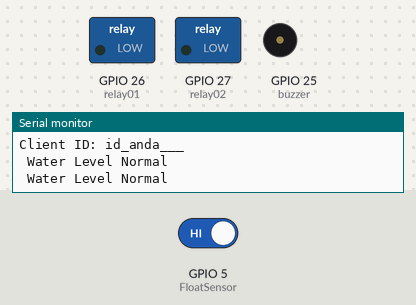
Bench run of a sketch on a simulated ESP32. Parts: switched loads named in the sketch (green lamp = pin HIGH), buzzer (waves = sounding, pin HIGH), the last lines printed to the serial monitor. The inputs (shaded band) are chosen by the test bench; at power-on: GPIO 5 (FloatSensor) HIGH. WiFi joins after 1.5 s; servers stay silent unless stated; no MQTT or app messages arrive unless stated.

Above: at 3.3 s.
3.4 s: GPIO 5 (FloatSensor) driven LOW
At 4.8 s:
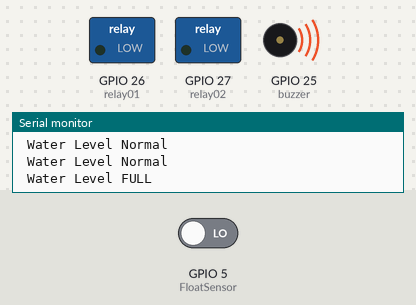
8.6 s: GPIO 5 (FloatSensor) driven HIGH
At 10.3 s:
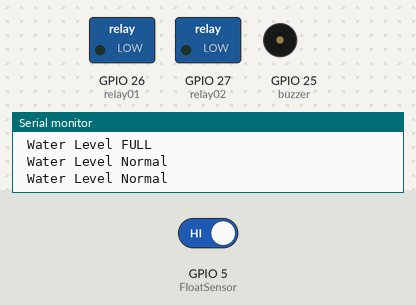
Timing chart, 0 to 11.8 s (numbered marks = the images above; inputs shaded):
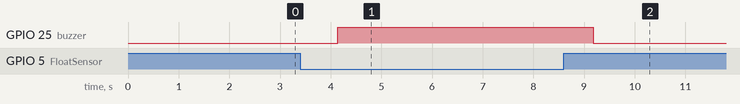

The sketch:

baby.ino
```cpp
/*------------------------------------------------------------------
  ===================  Seksyen 1 - HEADER        ===================
  ------------------------------------------------------------------*/
//-------------------------------------------------------------------
//=  A. - Library  include and define  yang diperlukan              =
//-------------------------------------------------------------------
#include <WiFi.h>
#include <MQTT.h>
//--------------------------------------------------------------------------
//-----b. - ISTIHAR Sambungan nama Pin dengan Nombor Fizikal PIN ----
//--------------------------------------------------------------------------

#define relay01     26
#define relay02     27
#define buzzer      25
#define SensorDS18  15 // pin sambungan ke DS18B20 (ONEWIRE)
#define sensorLDR   36
#define sensorTilt  4
#define SensorVolt  35
#define FloatSensor 5

// ~~~~~~~~~~~~~~~~~~~~ PENTING ~~~~~~~~~~~~~~~~~~~~~~~~
// ------ Sila edit nama atau ID ikut keperluan --------
#define Client_Id   "id_anda___"      // masukan nama ID dan mestilah unik
#define NamaBroker  "broker.emqx.io"
//#define namaSSID    "IoT"
//#define SSIDpwd     "iot@kksj2023"
#define namaSSID    "vivo Y19s"
#define SSIDpwd     "nxgudkfhtq3gvpu"

// ~~~~~~~~~~~~~~~~~~~  TAMMAT   ~~~~~~~~~~~~~~~~~~~~~~~


//-----c.  - ISTIHAR  constant dan pembolehubah------------------------------
//---Penetapan nama Pembolehubah yg diumpukkan kepada satu nilai awal  --
const char ssid[] = namaSSID;
const char pass[] = SSIDpwd;

//------ ISTIHAR Pemboleh ubah dengan jenis Data yang digunakan---
unsigned long lastMillis = 0;

//-----d. - Cipta Objek dari Librari berkaitan------------------ ----
//--------------------------------------------------------------------------

WiFiClient net;
MQTTClient client;

//##################  Seksyen 1 - TAMAT #############################
//--------------FUNCTION----------------------------

void connect() {

  int mqtt_attempts = 0;

  Serial.println("penyambungan ke WIFI... ");
  Serial.print("SSID: ");
  Serial.println(namaSSID);

  while (WiFi.status() != WL_CONNECTED) {
    Serial.print(".");
    delay(1000);
  }

  if (WiFi.status() == WL_CONNECTED) {
    Serial.println();
    Serial.println("sambungan ke WiFi berjaya!...");
    Serial.print("IP address: ");
    Serial.println(WiFi.localIP());
    Serial.print("Signal strength (RSSI): ");
    Serial.print(WiFi.RSSI());
    Serial.println(" dBm");

  } else {
    Serial.println();
    Serial.println(" sambungan ke WiFi GAGAL!");
    Serial.println("Semak credentials dan cuba sekali lagi.");
    while(1) {
      delay(1000); // Stop execution if WiFi fails
    }
  }

  // Initialize MQTT client
  Serial.print("Penyambungan ke broker MQTT : ");
  Serial.println(NamaBroker);
  //Serial.print("\nconnecting...");
  while (!client.connect(Client_Id)) {
    Serial.print("sambungan ke MQTT broker...");
    delay(1000);
  }

   if (client.connect(Client_Id))
    {
      Serial.println("penyambungan ke MQTT broker BERJAYA!");
      Serial.print("Client ID: ");
      Serial.println(Client_Id);

    }
    else {
      Serial.print(" FAILED! Error: ");
      Serial.println(client.lastError());
      delay(2000);
      mqtt_attempts++;
    }

  //Serial.println("\nconnected!");

  // -- sila tambah kawalan topic yg perlu subcribe disini ---
  client.subscribe("topicAnda/buzzer");
  client.subscribe("topicAnda/relay1");
  client.subscribe("topicAnda/relay2");
  // -- tambah subcribe disini ---
}


void messageReceived(String &topic, String &payload) {
  //Serial.println("incoming: " + topic + " - " + payload);

   Serial.print(String(topic));
   Serial.print(" : ");
   Serial.println(payload);

  //==============================================================
    if(String(topic) == "topicAnda/buzzer")
    {
      if(payload =="on")
      {
      Serial.println(payload);
      digitalWrite(buzzer,HIGH);
      Serial.println("Buzzer ON");
      }

      else if(payload =="off")
      {
        Serial.println(payload);
        digitalWrite(buzzer,LOW);
        Serial.println("Buzzer OFF");

      }
  }

  //==========================Relay Control ========================


  //   ----Tulis Kod Kawalan ( subsribe here ) -------


  //--------------------------- Relay Control --------------------
}


//###################################################
//==================  Seksyen 2 - Fungsi Setup ======================
//-------------------------------------------------------------------


void setup() {

  pinMode(relay01,OUTPUT);
  pinMode(relay02,OUTPUT);
  pinMode(buzzer,OUTPUT);

  pinMode(FloatSensor, INPUT_PULLUP);

  Serial.begin(115200); // initialize serial
  WiFi.begin(ssid, pass);

  client.begin(NamaBroker, net);
  client.onMessage(messageReceived);
  connect();
}

//##################  Seksyen 2 - TAMAT #############################


//==============  Seksyen 3 - Fungsi Utama (LOOP) ===================
//-------------------------------------------------------------------
void loop() {

 client.loop();
 delay(10);  // <- fixes some issues with WiFi stability

  if (!client.connected()) {
    connect();
  }


// publish a message roughly every second.
  if (millis() - lastMillis > 1000) {
  lastMillis = millis();


  //------SENSOR 1-------------------------------------------------------------
  int FloatSensorData = digitalRead(FloatSensor);
  Serial.println();
  if (FloatSensorData == 0)
    {
      Serial.println(" Water Level FULL");
      digitalWrite(buzzer,HIGH);
      client.publish("topicAnda/waterlevel/status", " Water Level FULL");
    }
  else
  {
    Serial.println(" Water Level Normal");
     digitalWrite(buzzer,LOW);
     client.publish("topicAnda/waterlevel/status", " Water Level NORMAL");
  }

client.publish("topicAnda/waterlevel", String(FloatSensorData));

 //------SENSOR 2-------------------------------------------------------------


 //-----------end ----------------------------h-----
  }
}

//##################  Seksyen 3 - TAMAT #############################
```

Measured:
- after the input at 3.4 s, GPIO 25 (buzzer): LOW → HIGH after 0.74 s
- after the input at 8.6 s, GPIO 25 (buzzer): HIGH → LOW after 0.58 s
